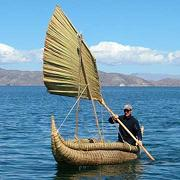
%> input picture SaliencyViaClassification/boatman.jpg, 180 x 180 px
$ octave ksvdsaliency.m   (GNU Octave 9; MATLAB toolbox functions it lacks are replaced by stand-ins)
%> lines starting %> are read from the running program, lines starting %| are printed output that depends on the picture
### Matlab/PatchTool/dense_sampling.m
% dense sampling patches from an image
function A = dense_sampling(img, patch_size, patch_increment)
d = size(img);
width = d(2);
height = d(1);
channel = d(3);

% size of the patch, each channel will be align and merge into 1 column
patch_total = patch_size * patch_size * channel;
% number of patches in the image
patch_count = floor((width - patch_size + 2)/patch_increment) * floor((height - patch_size + 2)/patch_increment);

A = ones(patch_total, patch_count);
index = 1;

fprintf('start sampling....');
for i = (1:patch_increment:width - patch_size + 1)
    for j = (1:patch_increment:height - patch_size + 1)
        % extract patch
        patch = img(j:1:j + patch_size - 1, i:1:i + patch_size - 1, 1:1:channel);
        % convert patch to 1 col matrix
        patch_col = col_convert(patch);
        % assign col to A
        A(:, index) = patch_col;
        index = index + 1;
    end
end
fprintf('end sampling\n');
return;

### Matlab/Saliency/k-svd/algorithm/ksvdsaliency.m
% [6 lines of commented-out code are left out]
image = imread('boatman.jpg');
%> image is the input picture: size 180x180x3 uint8; mean R, G, B 112.8, 149.8, 168.9
% image = img;
img_1 = imresize(image, 0.5);
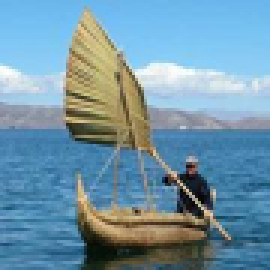
%> img_1: size 90x90x3 uint8 (shown 3 times larger); mean R, G, B 112.8, 149.8, 168.9
% imshow(img_w);
img_2 = imresize(img_1, 0.5);
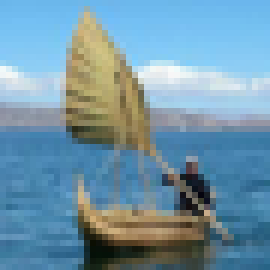
%> img_2: size 45x45x3 uint8 (shown 6 times larger); mean R, G, B 112.8, 149.8, 168.9
patch_size = 8;
patch_increment = 2;

patches1 = dense_sampling(image, patch_size, patch_increment);
%> the run ends on the next line

$ run again, with SaliencyViaClassification/boat.JPG copied over SaliencyViaClassification/boatman.jpg
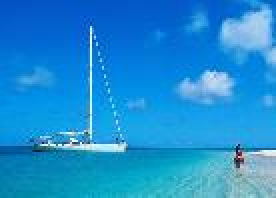
%> input picture SaliencyViaClassification/boat.JPG, 138 x 99 px (shown 2 times larger)
%> image is the input picture: size 99x138x3 uint8; mean R, G, B 29.3, 141.9, 211.6
%> `img_1 = imresize(image, 0.5);`:
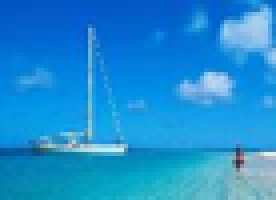
%> img_1: size 50x69x3 uint8 (shown 4 times larger); mean R, G, B 29.4, 141.9, 211.6
%> `img_2 = imresize(img_1, 0.5);`:
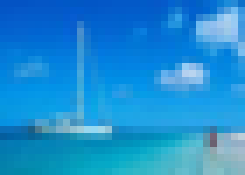
%> img_2: size 25x35x3 uint8 (shown 7 times larger); mean R, G, B 29.4, 141.9, 211.6

$ run again, with SaliencyViaClassification/car2.jpg copied over SaliencyViaClassification/boatman.jpg
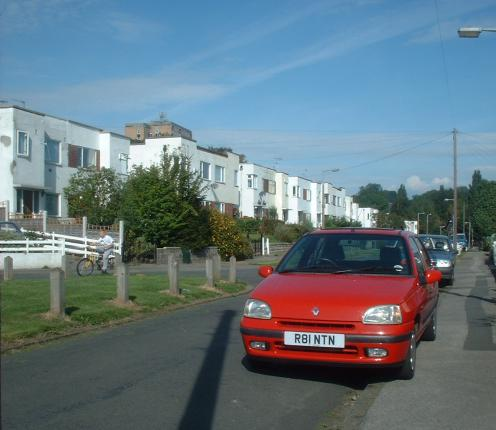
%> input picture SaliencyViaClassification/car2.jpg, 496 x 430 px
%> image is the input picture: size 430x496x3 uint8; mean R, G, B 100.9, 118.7, 127.6
%> `img_1 = imresize(image, 0.5);`:
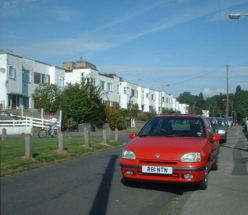
%> img_1: size 215x248x3 uint8; mean R, G, B 100.9, 118.8, 127.6
%> `img_2 = imresize(img_1, 0.5);`:
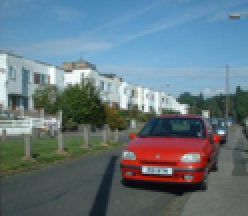
%> img_2: size 108x124x3 uint8 (shown 2 times larger); mean R, G, B 100.9, 118.8, 127.6
